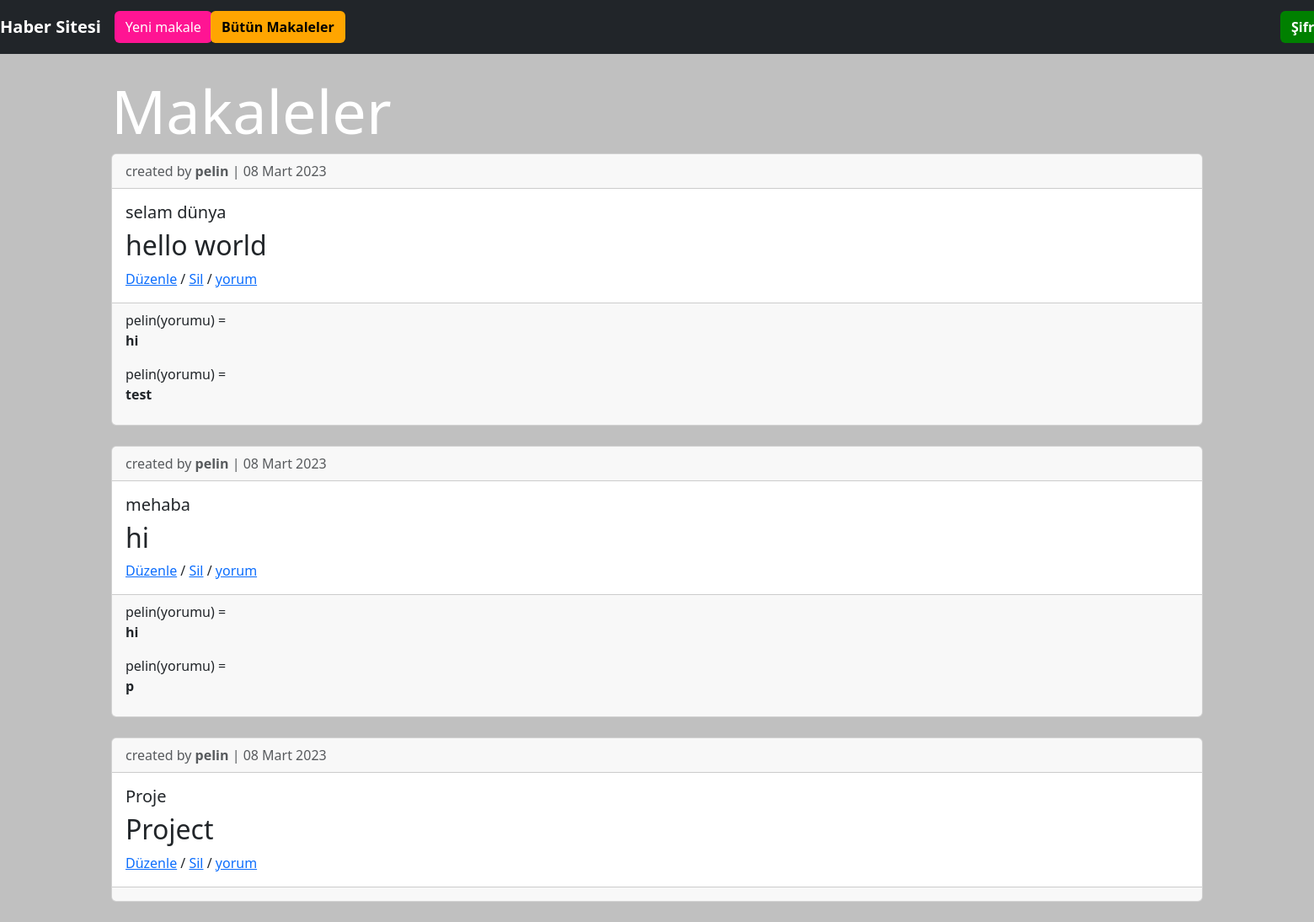
The page /articles/ (signed in) on the database its author committed.
### articles/models.py (models this page shows, shortened)
class Article(models.Model):
    title = models.CharField(max_length=250, verbose_name='Başlık')
    body = models.TextField(verbose_name='Metin')
    date = models.DateField(auto_now_add=True,verbose_name='Tarih')
    author = models.ForeignKey(get_user_model(), on_delete=models.CASCADE , verbose_name='Yazar')

class Comment(models.Model):
    article=models.ForeignKey(Article, verbose_name=("Makale"), on_delete=models.CASCADE, related_name='comments')
    comment=models.CharField(max_length=160, verbose_name=("Yorum"))
    author=models.ForeignKey(get_user_model(),verbose_name=("Yazar"), on_delete=models.CASCADE)
    def __str__(self):
        return self.comment

### users/models.py (models this page shows)
class   CustomUser (AbstractUser):
    age=models.PositiveIntegerField(null=True, blank=True)

### articles/views.py (the view)
# urls.py: path('', ArticleListView.as_view(), name='article_list'),
class ArticleListView(LoginRequiredMixin, ListView):
    model = Article
    template_name="article_list.html"
    login_url='login'

### users/templates/article_list.html (shortened to what this page needs)
{% extends 'base.html' %}
{% block content %}
    <div class="jumbotron">
        <h1  class="display-2 " style="color: white;">Makaleler</h1>
    </div>
    {% for article in object_list %}
        <div class="card">
            <div class="card-header">
                <span class="text-muted">created by <label style="font-weight:bold">{{ article.author }}</label> | {{ article.date }} </span>
            </div>
            <div class="card-body">
                <span class="font-weight-bold"><h5>{{ article.title }}</h5>  </span>
                <h2>{{ article.body }}</h2>
                <a href="{% url 'article_edit' article.pk %}">Düzenle</a>
                <span href="#">/</span>
                <a href="{% url 'article_delete' article.pk %}">Sil</a>
                <span href="#">/</span>
                <a href="{% url 'article_comment' article.pk %}">yorum</a>
            </div>
             <div class="card-footer">
                {% for comment in article.comments.all %}
                    <span>
                        <span class="">{{ comment.author }}(yorumu) &equals; </span>
                        <p style="font-weight: bold;">{{ comment }}</p>
                    </span>
                {% endfor %}
             </div>
        </div>
    <br>
    {% endfor %}
{% endblock content %}

### users/templates/base.html (shortened to what this page needs)
{% load static %}
<html>
    <head>
        <link rel='stylesheet' href="{% static 'css/bootstrap.min.css' %}">
    </head>
<body style="background-color: silver;">
    <nav class="navbar navbar-expand-md navbar-dark bg-dark mb-4">
            <a class="navbar-brand" style="font-weight: bold;" href="{% url 'home' %}">Haber Sitesi</a>
        <div class="collapse navbar-collapse" id="navbarCollapse">
            {% if user.is_authenticated %}
            <ul class="navbar-nav mr-auto">
                <li class="navbar-brand"><a class="btn" style="background-color: deeppink; color: white;" href="{% url 'article_new' %}">Yeni makale</a></li>
            </ul>
            <form class="navbar-brand">
                <a href="{% url 'password_change' %}"  class="btn" style="background-color: green;    color: white; font-weight: bold; position: absolute; left: 1520px; top: 13px;">Şifre değiştir</a>
                <a href="{% url 'article_list' %}"     class="btn" style="background-color: orange;   color: black; font-weight: bold; position: absolute; left: 250px;  top: 13px;">Bütün Makaleler</a>
            </form>
            {% endif %}
        </div>
    </nav>
    <div class="container">
        {% block content %}
        {% endblock content %}
    </div>
</body>
</html>

### rows shown on the page
Article: author "pelin", date "08 Mart 2023", title "selam dünya", body "hello world"
Comment: author "pelin", comment "hi"
Comment: author "pelin", comment "test"
Article: author "pelin", date "08 Mart 2023", title "mehaba", body "hi"
Comment: author "pelin", comment "hi"
Comment: author "pelin", comment "p"
Article: author "pelin", date "08 Mart 2023", title "Proje", body "Project"
